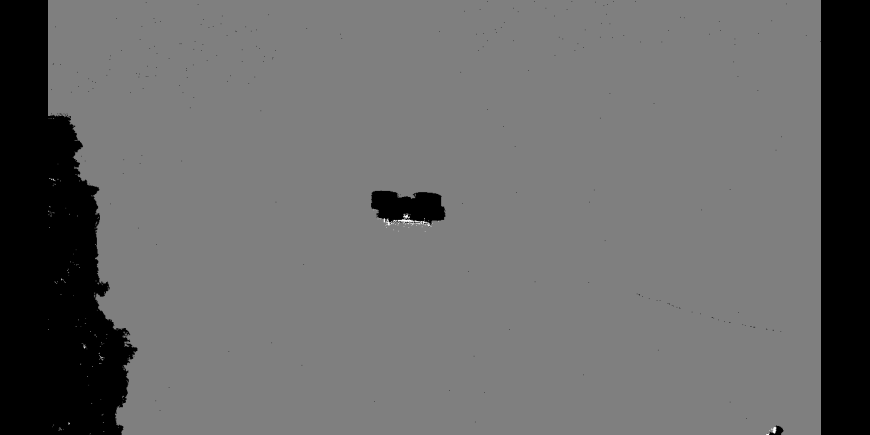
#> input picture evio/data/.cache/thumbnails/drone_idle.png, 870 x 435 px
$ python -i detector_utils.py   (imports and definitions only)
#> lines starting #> are read from the running program, lines starting #| are printed output that depends on the picture; after the words box and inside, x2 and y2 are one past the last pixel; in counts of white or black regions, pixels touching at a corner belong together
#> further down, picture is the input picture: shape (435, 870); min 0, max 255, mean 106.3
"""Detector utilities - refactored from fan_detector_demo.py and drone_detector_demo.py."""

from typing import Optional, Tuple, List
from dataclasses import dataclass

import numpy as np
import cv2

# Try to import sklearn - gracefully degrade if not available
try:
    from sklearn.cluster import DBSCAN
    SKLEARN_AVAILABLE = True
except ImportError:
    SKLEARN_AVAILABLE = False
    print("Warning: scikit-learn not available, DBSCAN clustering disabled", flush=True)

# ============================================================================
# Color Palette: Detection Overlays
# ============================================================================
# All colors in BGR format (OpenCV convention)

DETECTION_SUCCESS = (153, 255, 0)   # #00ff99 - green (BGR) for ellipses/RPM
DETECTION_WARNING = (204, 102, 255)   # #ff66cc - pink Y2K (BGR) for warnings
DETECTION_BOX = (255, 255, 0)       # #00ffff - cyan (BGR) for bounding boxes
DETECTION_CLUSTER = (0, 255, 255)   # #ffff00 - yellow (BGR) for blade clusters


# ============================================================================
# Fan Detector
# ============================================================================

@dataclass
class FanDetection:
    """Fan ellipse detection result."""
    cx: int
    cy: int
    a: float
    b: float
    phi: float
    clusters: List[Tuple[float, float]]
    rpm: float


# [21 lines left out: function build_accum_frame, not called in this run]


def fit_ellipse_from_frame(
    accum_frame: np.ndarray,
    prev_params: Optional[Tuple[int, int, float, float, float]] = None,
) -> Tuple[int, int, float, float, float]:
    """Fit ellipse to largest contour in accumulated frame.

    Args:
        accum_frame: Grayscale accumulation frame
        prev_params: Previous ellipse parameters (cx, cy, a, b, phi) for fallback

    Returns:
        Tuple of (cx, cy, a, b, phi) - center, semi-axes, and orientation
    """
    h, w = accum_frame.shape
#> h = 435; w = 870

    f = accum_frame.astype(np.float32)
    if f.max() <= 0:
        if prev_params is not None:
            return prev_params
        return w // 2, h // 2, min(w, h) * 0.25, min(w, h) * 0.25, 0.0

    img8 = cv2.normalize(f, None, 0, 255, cv2.NORM_MINMAX).astype(np.uint8)
    img_blur = cv2.GaussianBlur(img8, (5, 5), 0)

    _, mask = cv2.threshold(img_blur, 0, 255, cv2.THRESH_BINARY + cv2.THRESH_OTSU)
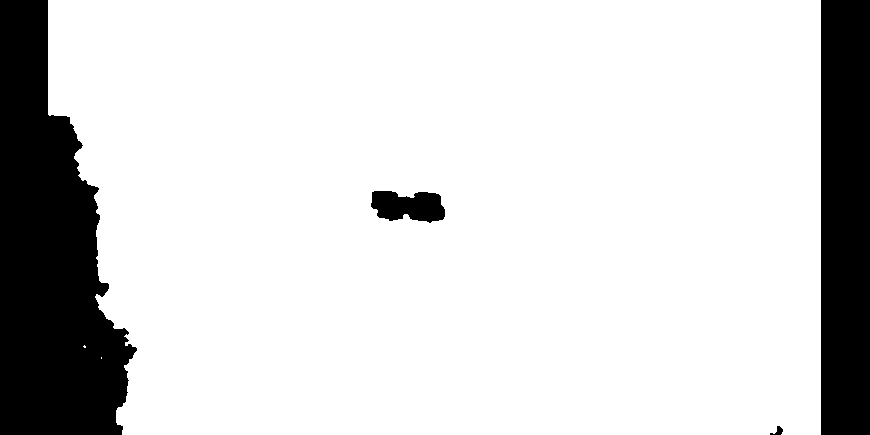
#> mask: shape (435, 870); 83.7% white; 4 black regions, box (x1, y1, x2, y2) and area: (0, 0, 137, 435) 38553, (821, 0, 870, 435) 21315, (371, 191, 445, 223) 1796, (770, 426, 783, 435) 57

    kernel = np.ones((7, 7), np.uint8)
    mask = cv2.morphologyEx(mask, cv2.MORPH_OPEN, kernel, iterations=1)
#> mask: shape (435, 870); 83.6% white; 4 black regions, box (x1, y1, x2, y2) and area: (0, 0, 137, 435) 38683, (821, 0, 870, 435) 21315, (371, 191, 445, 223) 1820, (770, 426, 783, 435) 63
    mask = cv2.morphologyEx(mask, cv2.MORPH_CLOSE, kernel, iterations=2)
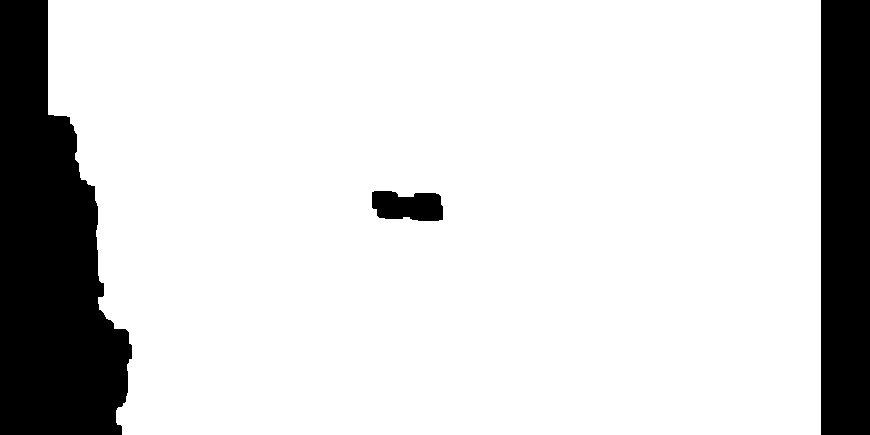
#> mask: shape (435, 870); 83.7% white; 3 black regions

    contours, _ = cv2.findContours(mask, cv2.RETR_EXTERNAL, cv2.CHAIN_APPROX_NONE)
#> contours = 1 contour; box (x1, y1, x2, y2) and area: (48, 0, 821, 435) 317412
    if not contours:
        if prev_params is not None:
            return prev_params
        return w // 2, h // 2, min(w, h) * 0.25, min(w, h) * 0.25, 0.0

    cnt = max(contours, key=cv2.contourArea)
#> cnt = contour of 2398 points, box (x1, y1, x2, y2) (48, 0, 821, 435), area 317412
    if len(cnt) < 5:
        if prev_params is not None:
            return prev_params
        return w // 2, h // 2, min(w, h) * 0.25, min(w, h) * 0.25, 0.0

    ellipse = cv2.fitEllipse(cnt)
#> ellipse = ((453.9, 212.2), (499.1, 900.8), 92.4)
    (cx, cy), (minor_axis, major_axis), angle_deg = ellipse
#> cx = 453.9; cy = 212.2; minor_axis = 499.1; major_axis = 900.8; angle_deg = 92.4

    a = major_axis / 2.0
#> a = 450.4
    b = minor_axis / 2.0
#> b = 249.6
    phi = np.deg2rad(angle_deg)
#> phi = 1.61

    return int(cx), int(cy), a, b, phi


# [195 lines left out: functions cluster_blades_dbscan, estimate_rpm_from_clusters, detect_fan, render_fan_overlay, not called in this run]


# ============================================================================
# Drone Detector (placeholder - to be extracted from drone_detector_demo.py)
# ============================================================================

@dataclass
class DroneDetection:
    """Drone detection result (placeholder)."""
    boxes: List[Tuple[int, int, int, int]]  # (x, y, w, h)
    warning: bool


# [134 lines left out: functions propeller_mask_from_frame, detect_drone, render_drone_overlay, not called in this run]

>>> import cv2
>>> picture = cv2.imread('../data/.cache/thumbnails/drone_idle.png', cv2.IMREAD_GRAYSCALE)
>>> result = fit_ellipse_from_frame(picture)
#> result = (453, 212, 450.4, 249.6, 1.61)

$ run again, on evio/data/.cache/thumbnails/fan_const_rpm.png
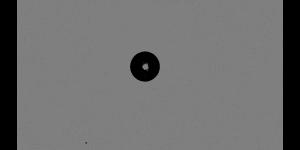
#> input picture evio/data/.cache/thumbnails/fan_const_rpm.png, 300 x 150 px
#> picture is the input picture: shape (150, 300); min 0, max 133, mean 110.4
#> in fit_ellipse_from_frame, `_, mask = cv2.threshold(img_blur, 0, 255, cv2.THRESH_BINARY + cv2.THRE..`:
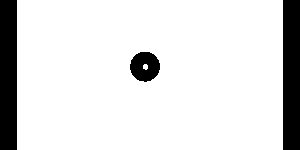
#> mask: shape (150, 300); 87.2% white; 3 black regions, box (x1, y1, x2, y2) and area: (0, 0, 17, 150) 2550, (283, 0, 300, 150) 2550, (130, 52, 160, 82) 676
#> in fit_ellipse_from_frame, `mask = cv2.morphologyEx(mask, cv2.MORPH_CLOSE, kernel, iterations=2)`:
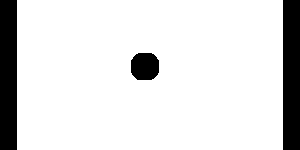
#> mask: shape (150, 300); 87.2% white; 3 black regions
#> contours = 1 contour; box (x1, y1, x2, y2) and area: (17, 0, 283, 150) 39485
#> cnt = contour of 828 points, box (x1, y1, x2, y2) (17, 0, 283, 150), area 39485
#> ellipse = ((149.5, 74.5), (170.8, 327.4), 90)
#> cx = 149.5; cy = 74.5; minor_axis = 170.8; major_axis = 327.4; angle_deg = 90
#> a = 163.7
#> b = 85.42
#> phi = 1.57
#> result = (149, 74, 163.7, 85.42, 1.57)
